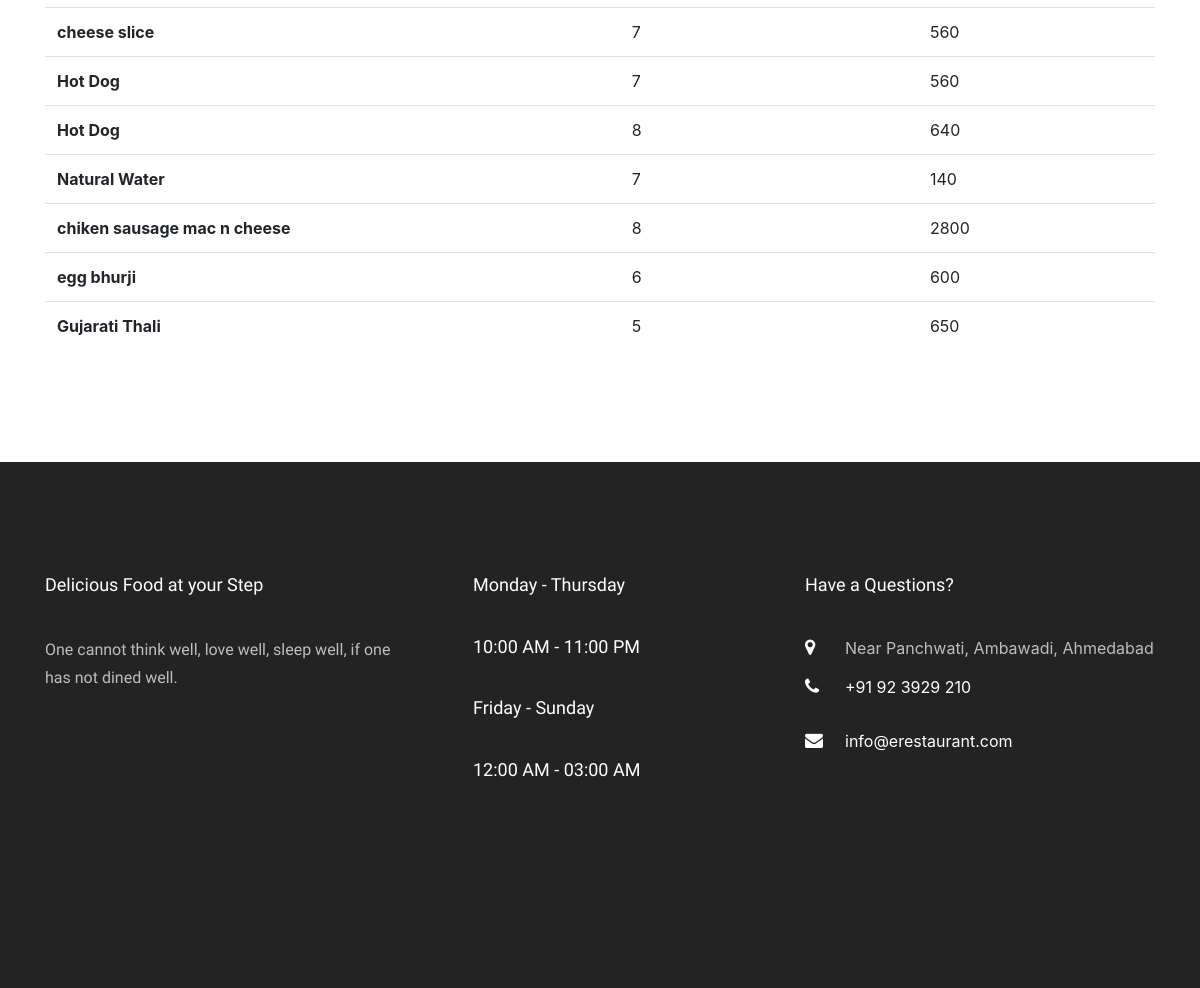
The app's page /allorders/ (signed in, lower part), older data.
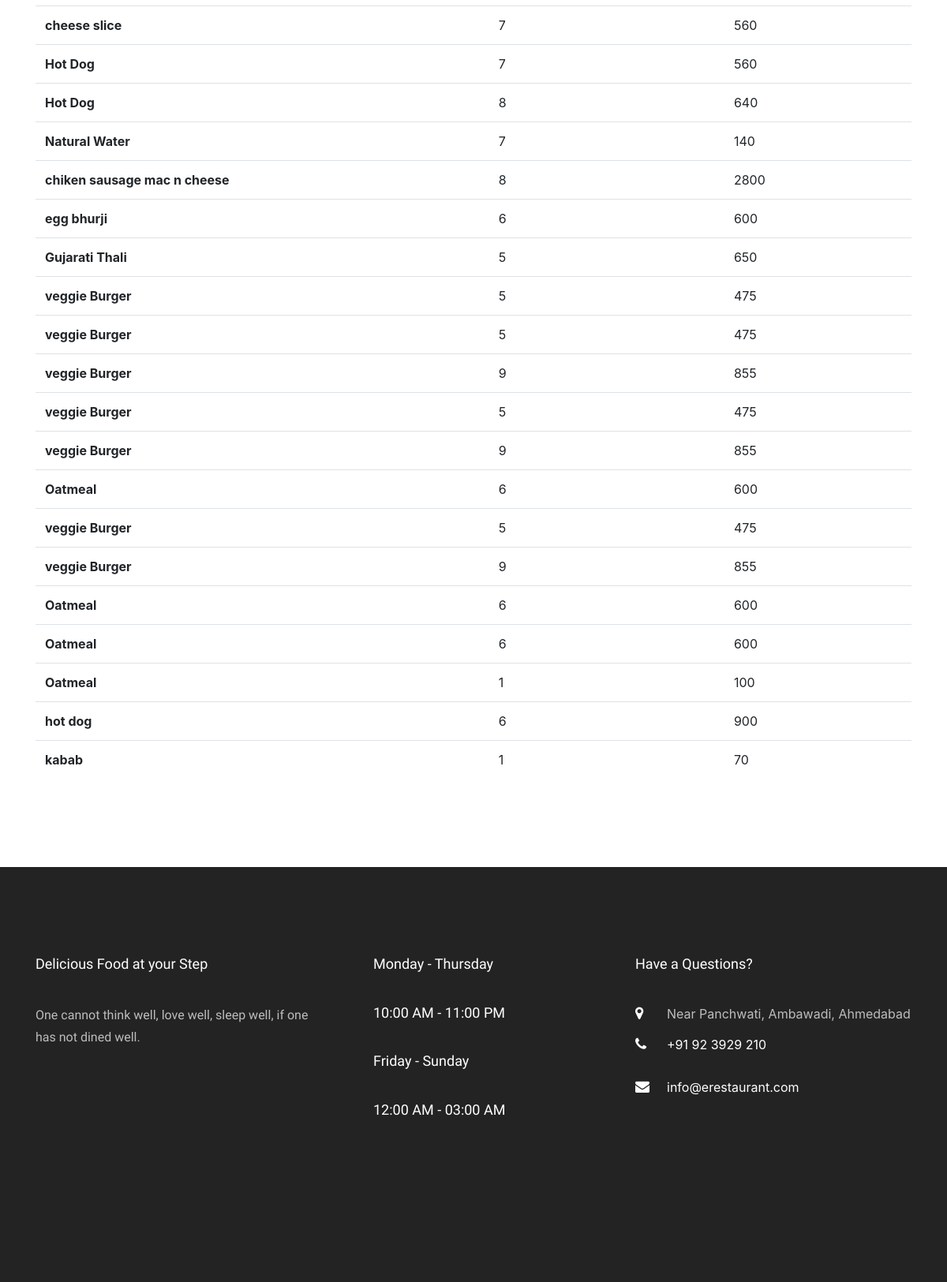
The same page, newer data.
### app1/models.py (models this page shows, shortened)
class PermanentOrders(models.Model):
    user_name = models.ForeignKey(Site_User, on_delete=models.CASCADE)
    meal_name = models.CharField(max_length=100,default="")
    meal_qty = models.PositiveIntegerField(default=1)
    meal_price = models.PositiveIntegerField(default=0)

### app1/views.py (the view)
# urls.py: path('allorders/',views.allOrders,name='allOrders'),
def allOrders(request):
    user = Site_User.objects.get(email=request.session['user'])
    allOrders = PermanentOrders.objects.filter(user_name=user)
    return render(request, 'allOrders.html', {'allOrders': allOrders})

### app1/templates/allOrders.html (shortened to what this page needs)
{% extends 'base.html' %}
{% load static %}
{% block content %}
{% if allOrders %}
<section class="ftco-section">
  <div class="container">
    <div class="row d-flex">
      <div class="col-md-12 d-flex align-self-stretch ftco-animate">
        <table class="table table-hover">
          <tbody>
            {% for d in allOrders %}
            <tr>
              <th scope="row">{{d.meal_name}}</th>
              <td>{{d.meal_qty}}</td>
              <td>{{d.meal_price}}</td>
            </tr>
            {%endfor%}
          </tbody>
        </table>
      </div>
    </div>
  </div>
</section>
{% else %}
<div class="text-center m-5">
  <h2 class="text-danger">You haven't Booked any Order</h2>
</div>
{% endif %}
{% endblock %}

Row changes from the older to the newer data that the page shows:
added PermanentOrders: meal_name "veggie Burger", meal_qty "5", meal_price "475"
added PermanentOrders: meal_name "veggie Burger", meal_qty "5", meal_price "475"
added PermanentOrders: meal_name "veggie Burger", meal_qty "9", meal_price "855"
added PermanentOrders: meal_name "veggie Burger", meal_qty "5", meal_price "475"
added PermanentOrders: meal_name "veggie Burger", meal_qty "9", meal_price "855"
added PermanentOrders: meal_name "Oatmeal", meal_qty "6", meal_price "600"
added PermanentOrders: meal_name "veggie Burger", meal_qty "5", meal_price "475"
added PermanentOrders: meal_name "veggie Burger", meal_qty "9", meal_price "855"
added PermanentOrders: meal_name "Oatmeal", meal_qty "6", meal_price "600"
added PermanentOrders: meal_name "Oatmeal", meal_qty "6", meal_price "600"
added PermanentOrders: meal_name "Oatmeal", meal_qty "1", meal_price "100"
added PermanentOrders: meal_name "hot dog", meal_qty "6", meal_price "900"
added PermanentOrders: meal_name "kabab", meal_qty "1", meal_price "70"
